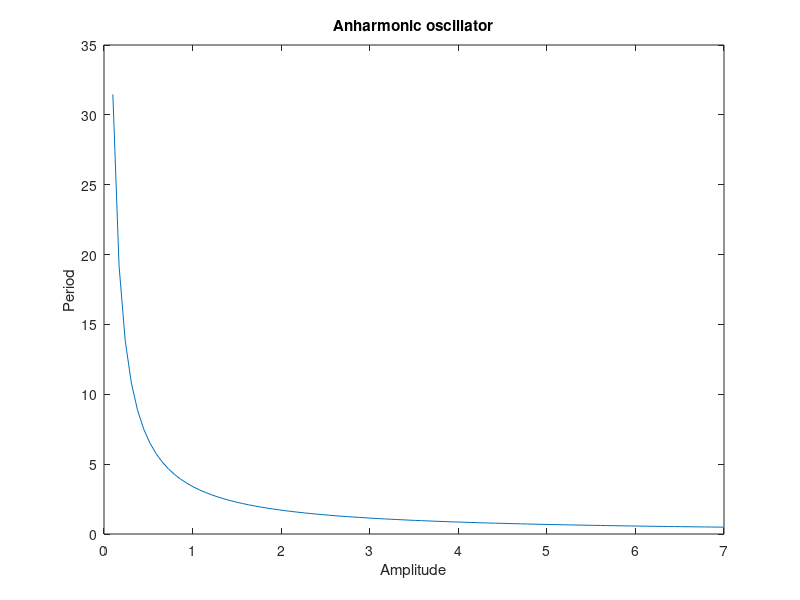

Here is the MATLAB script that generated this plot:
clear all

dt = @(x,y) (4 ./sqrt(2)) ./sqrt(y .^4 - x .^4);
Amp = linspace(0.1,7,100);
T = [];
for i=1:length(Amp)
   Amp1 = Amp(i);
   x = linspace(0.01,Amp1*99/100);
   dT = trapz(x,dt(x,Amp1));
   T = [T, dT]
    
end

plot(Amp,T)
xlabel('Amplitude')
ylabel('Period')
title('Anharmonic oscillator')